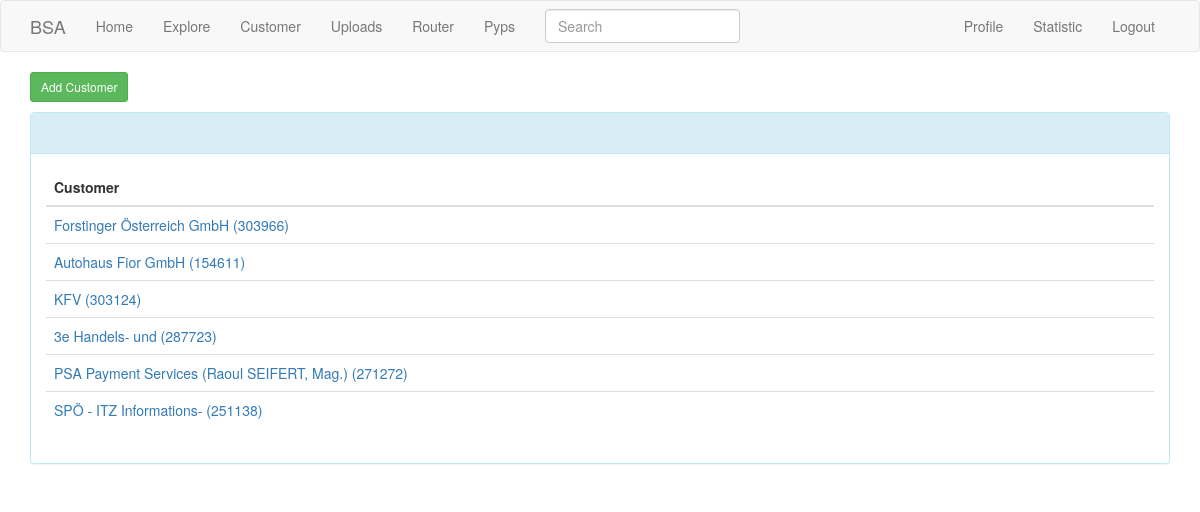
/customers (signed in), run on an earlier commit of the app's database.
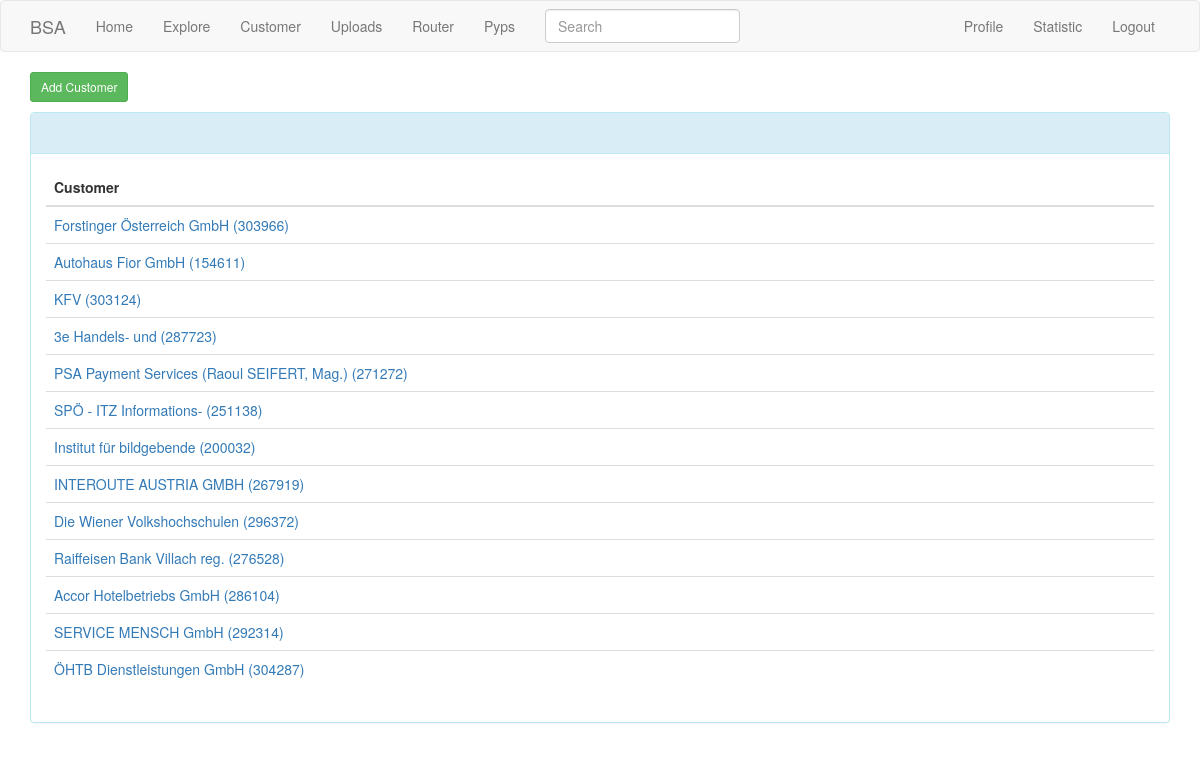
And on a later commit of the database.
### app/models.py (models this page shows)
class Customer(db.Model):
    id = db.Column(db.Integer, primary_key=True)
    name= db.Column(db.String(140) ,index=True, unique=True)
    locations =db.relationship('Location', backref='customer')

### app/main/routes.py (the view, shortened to what this page needs)
@bp.route('/customers',methods=['GET', 'POST'])
@login_required
def customers():
    form2= CustomerForm()
    custquerys=Customer.query.all()
    return render_template('customers.html', title=_('Customers'), custquerys=custquerys, form2=form2)

### app/file/forms.py
class SearchForm(FlaskForm):
    q = StringField(_l('Search'), validators=[DataRequired()])
    def __init__(self, *args, **kwargs):
        if 'formdata' not in kwargs:
            kwargs['formdata'] = request.args
        if 'csrf_enabled' not in kwargs:
            kwargs['csrf_enabled'] = False
        super(SearchForm, self).__init__(*args, **kwargs)

### app/main/forms.py
class SearchForm(FlaskForm):
    q = StringField(_l('Search'), validators=[DataRequired()])
    def __init__(self, *args, **kwargs):
        if 'formdata' not in kwargs:
            kwargs['formdata'] = request.args
        if 'csrf_enabled' not in kwargs:
            kwargs['csrf_enabled'] = False
        super(SearchForm, self).__init__(*args, **kwargs)

### app/file/routes.py (called while the page is built)
@bp.before_app_request
def before_request():
    if current_user.is_authenticated:
        g.search_form = SearchForm()
    g.locale = str(get_locale())

### app/main/routes.py (called while the page is built)
@bp.before_request
def before_request():
    if current_user.is_authenticated:
        current_user.last_seen = datetime.utcnow()
        db.session.commit()
        g.search_form = SearchForm()
    g.locale = str(get_locale())

### app/models.py (called while the page is built)
    @login.user_loader
    def load_user(id):
        return User.query.get(int(id))

### app/templates/customers.html (shortened to what this page needs)
{% extends "base.html" %}
{% import 'bootstrap/wtf.html' as wtf %}
{% block app_content %}
{% from "macros.html" import modal with context %}
 <link rel="stylesheet" type="text/css" href="{{ url_for('static', filename='css/style.css') }}">
<button type="button" class="btn btn-success btn-sm"  data-toggle="modal" data-target="#modal-customer1">
<span>Add Customer</span>
</button>
<div id="container_locations_main" class="container_locations_main" style="width: auto;">
<div  id="panel_main" class="panel panel-info">
<div class="panel-heading">&nbsp;&nbsp;&nbsp;</div>
<div class="panel-body">
<table class="table">
  <thead>
    <tr>
      <th scope="col">Customer</th>
    </tr>
  </thead>
<tbody>
{% for custquery in custquerys  %}
<tr>
      <td><a href="{{ url_for('main.locations',customername=custquery.name ) }}">{{custquery.name}}</a></td>
</tr>
{% endfor %}
</tbody>
</table>
</div>
</div>
{% endblock %}

What changed in the data, as far as the page shows it:
added Customer: name "Institut für bildgebende (200032)"
added Customer: name "INTEROUTE AUSTRIA GMBH (267919)"
added Customer: name "Die Wiener Volkshochschulen (296372)"
added Customer: name "Raiffeisen Bank Villach reg. (276528)"
added Customer: name "Accor Hotelbetriebs GmbH (286104)"
added Customer: name "SERVICE MENSCH GmbH (292314)"
added Customer: name "ÖHTB Dienstleistungen GmbH (304287)"
